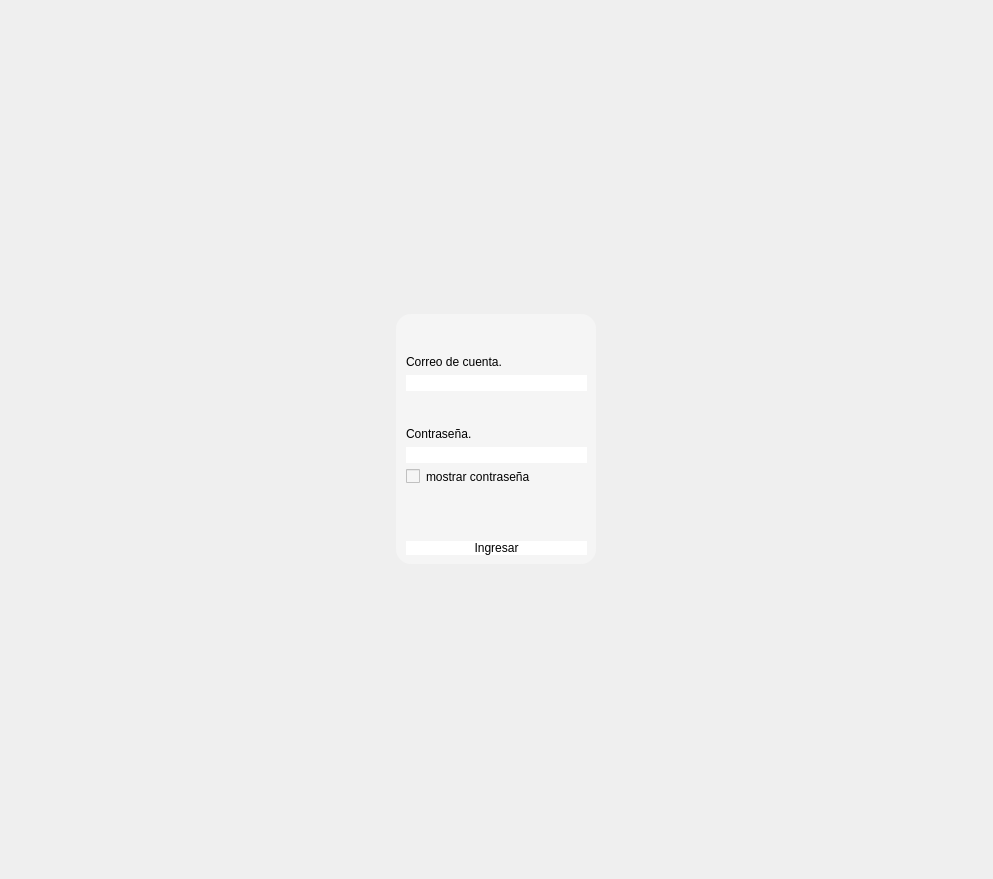
<?xml version="1.0" encoding="UTF-8"?>
<ui version="4.0">
 <class>LoginPage</class>
 <widget class="QWidget" name="LoginPage">
  <property name="geometry">
   <rect>
    <x>0</x>
    <y>0</y>
    <width>993</width>
    <height>879</height>
   </rect>
  </property>
  <property name="windowTitle">
   <string>Form</string>
  </property>
  <layout class="QGridLayout" name="gridLayout">
   <item row="0" column="0" alignment="Qt::AlignmentFlag::AlignHCenter|Qt::AlignmentFlag::AlignVCenter">
    <widget class="QFrame" name="frame">
     <property name="enabled">
      <bool>true</bool>
     </property>
     <property name="sizePolicy">
      <sizepolicy hsizetype="Expanding" vsizetype="Expanding">
       <horstretch>0</horstretch>
       <verstretch>0</verstretch>
      </sizepolicy>
     </property>
     <property name="minimumSize">
      <size>
       <width>200</width>
       <height>250</height>
      </size>
     </property>
     <property name="layoutDirection">
      <enum>Qt::LayoutDirection::LeftToRight</enum>
     </property>
     <property name="styleSheet">
      <string notr="true">background-color: rgb(245, 245, 245);
border-radius: 15px</string>
     </property>
     <property name="frameShape">
      <enum>QFrame::Shape::Box</enum>
     </property>
     <property name="frameShadow">
      <enum>QFrame::Shadow::Raised</enum>
     </property>
     <property name="lineWidth">
      <number>5</number>
     </property>
     <property name="midLineWidth">
      <number>5</number>
     </property>
     <widget class="QWidget" name="verticalLayoutWidget">
      <property name="geometry">
       <rect>
        <x>10</x>
        <y>10</y>
        <width>181</width>
        <height>231</height>
       </rect>
      </property>
      <layout class="QVBoxLayout" name="verticalLayout_2">
       <item>
        <spacer name="verticalSpacer_3">
         <property name="orientation">
          <enum>Qt::Orientation::Vertical</enum>
         </property>
         <property name="sizeHint" stdset="0">
          <size>
           <width>20</width>
           <height>40</height>
          </size>
         </property>
        </spacer>
       </item>
       <item alignment="Qt::AlignmentFlag::AlignLeft|Qt::AlignmentFlag::AlignBottom">
        <widget class="QLabel" name="email_label">
         <property name="styleSheet">
          <string notr="true">color: rgb(0, 0, 0)</string>
         </property>
         <property name="text">
          <string>Correo de cuenta.</string>
         </property>
         <property name="wordWrap">
          <bool>true</bool>
         </property>
        </widget>
       </item>
       <item alignment="Qt::AlignmentFlag::AlignTop">
        <widget class="QLineEdit" name="email_lineEdit">
         <property name="styleSheet">
          <string notr="true">background-color: rgb(255, 255, 255);
color: rgb(0, 0, 0)</string>
         </property>
        </widget>
       </item>
       <item>
        <spacer name="verticalSpacer_2">
         <property name="orientation">
          <enum>Qt::Orientation::Vertical</enum>
         </property>
         <property name="sizeType">
          <enum>QSizePolicy::Policy::Ignored</enum>
         </property>
         <property name="sizeHint" stdset="0">
          <size>
           <width>20</width>
           <height>40</height>
          </size>
         </property>
        </spacer>
       </item>
       <item alignment="Qt::AlignmentFlag::AlignLeft|Qt::AlignmentFlag::AlignBottom">
        <widget class="QLabel" name="password_label">
         <property name="minimumSize">
          <size>
           <width>63</width>
           <height>0</height>
          </size>
         </property>
         <property name="styleSheet">
          <string notr="true">color: rgb(0, 0, 0)</string>
         </property>
         <property name="text">
          <string>Contraseña.</string>
         </property>
        </widget>
       </item>
       <item alignment="Qt::AlignmentFlag::AlignBottom">
        <widget class="QLineEdit" name="password_lineEdit">
         <property name="styleSheet">
          <string notr="true">background-color: rgb(255, 255, 255);
color: rgb(0, 0, 0)</string>
         </property>
        </widget>
       </item>
       <item alignment="Qt::AlignmentFlag::AlignTop">
        <widget class="QCheckBox" name="showPassword_checkBox">
         <property name="autoFillBackground">
          <bool>false</bool>
         </property>
         <property name="styleSheet">
          <string notr="true">
color: rgb(0, 0, 0)</string>
         </property>
         <property name="text">
          <string>mostrar contraseña</string>
         </property>
         <property name="checked">
          <bool>false</bool>
         </property>
         <property name="tristate">
          <bool>false</bool>
         </property>
        </widget>
       </item>
       <item>
        <spacer name="verticalSpacer">
         <property name="orientation">
          <enum>Qt::Orientation::Vertical</enum>
         </property>
         <property name="sizeType">
          <enum>QSizePolicy::Policy::Preferred</enum>
         </property>
         <property name="sizeHint" stdset="0">
          <size>
           <width>20</width>
           <height>60</height>
          </size>
         </property>
        </spacer>
       </item>
       <item>
        <widget class="QPushButton" name="sendCredentials_button">
         <property name="enabled">
          <bool>true</bool>
         </property>
         <property name="styleSheet">
          <string notr="true">background-color: rgb(255, 255, 255);
color: rgb(0, 0, 0);</string>
         </property>
         <property name="text">
          <string>Ingresar</string>
         </property>
         <property name="autoDefault">
          <bool>true</bool>
         </property>
         <property name="default">
          <bool>true</bool>
         </property>
         <property name="flat">
          <bool>false</bool>
         </property>
        </widget>
       </item>
      </layout>
     </widget>
    </widget>
   </item>
  </layout>
 </widget>
 <resources/>
 <connections/>
</ui>
